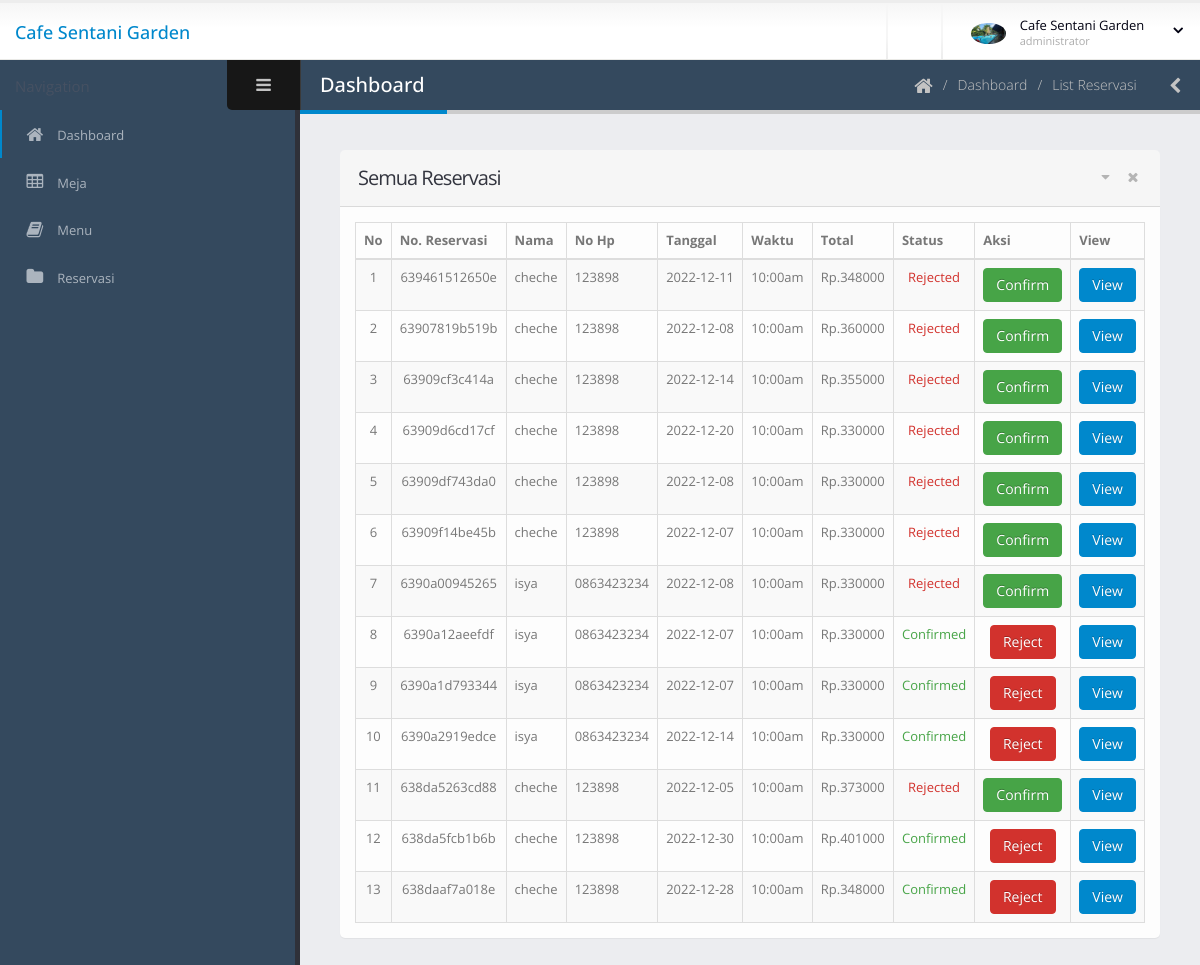
The page /dashboard/index.php (signed in) on the database its author committed.
### tables this page shows
CREATE TABLE IF NOT EXISTS `reservasi` (
  `id` int NOT NULL AUTO_INCREMENT,
  `booking_id` varchar(200) DEFAULT NULL,
  `res_id` int DEFAULT NULL,
  `c_id` int DEFAULT NULL,
  `make_date` date DEFAULT NULL,
  `make_time` varchar(50) DEFAULT NULL,
  `name` varchar(50) DEFAULT NULL,
  `phone` varchar(100) DEFAULT NULL,
  `booking_date` date DEFAULT NULL,
  `booking_time` varchar(30) DEFAULT NULL,
  `bill` float DEFAULT NULL,
  `layout` varchar(255) DEFAULT NULL,
  `catatan` varchar(500) DEFAULT NULL,
  `transactionid` varchar(100) DEFAULT NULL,
  `status` int NOT NULL DEFAULT '0' COMMENT '0- reject, 1-confirmed',
  `reject` int DEFAULT '0',
  PRIMARY KEY (`id`)
);

### dashboard/index.php (the view, shortened to what this page needs)
<?php include 'template/header.php';
?>
<body>
	<section class="body">
		<?php include 'template/top-bar.php'; ?>
		<div class="inner-wrapper">
			<?php include 'template/left-bar.php'; ?>
			<section role="main" class="content-body">
				<header class="page-header">
					<h2>Dashboard</h2>
					<div class="right-wrapper pull-right">
						<ol class="breadcrumbs">
							<li>
								<a href="index.php">
									<i class="fa fa-home"></i>
								</a>
							</li>
							<li><span>Dashboard</span></li>
							<li><span>List Reservasi</span></li>
						</ol>
						<a class="sidebar-right-toggle" data-open="sidebar-right"><i class="fa fa-chevron-left"></i></a>
					</div>
				</header>
				<section class="panel">
					<header class="panel-heading">
						<div class="panel-actions">
							<a href="#" class="fa fa-caret-down"></a>
							<a href="#" class="fa fa-times"></a>
						</div>
						<h2 class="panel-title">Semua Reservasi</h2>
					</header>
					<div class="panel-body">
						<table class="table table-bordered table-striped mb-none" id="datatable" data-swf-path="assets/vendor/jquery-datatables/extras/TableTools/swf/copy_csv_xls_pdf.swf">
							<thead>
								<tr>
									<th>No</th>
									<th>No. Reservasi</th>
									<th>Nama</th>
									<th>No Hp</th>
									<th>Tanggal</th>
									<th>Waktu</th>
									<th>Total</th>
									<th class="hidden-phone">Status</th>
									<th class="hidden-phone">Aksi</th>
									<th class="hidden-phone">View</th>
								</tr>
							</thead>
							<tbody>
								<?php
								$count = 1;
								$con = connect();
								$res_id = $_SESSION['id'];
								$sql = "SELECT * FROM `reservasi` WHERE res_id = '$res_id'  ORDER BY make_date DESC;";
								$result = $con->query($sql);
								foreach ($result as $r) {
								?>
									<tr class="gradeX">
										<td class="center hidden-phone"><?php echo $count; ?></td>
										<td class="center hidden-phone"><?php echo $r['booking_id']; ?></td>
										<td><?php echo $r['name']; ?></td>
										<td><?php echo $r['phone']; ?></td>
										<td><?php echo $r['booking_date']; ?></td>
										<td><?php echo $r['booking_time']; ?></td>
										<td>Rp.<?php echo $r['bill']; ?> </td>
										<td class="center hidden-phone">
											<?php
											$status = $r['status'];
											if ($status == 0) {
											?>
												<p class="text-danger">Rejected</p>
											<?php } else { ?>
												<p class="text-success">Confirmed</p>
											<?php } ?>
										</td>
										<td class="center hidden-phone">
											<?php
											if ($status == 1) {
											?>
												<a href="approve-reject.php?breject_id=<?php echo $r['id']; ?>&booking-number=<?php echo $r['booking_id']; ?>" class="btn btn-danger" onclick="if (!Done()) return false; ">Reject</a>
											<?php } else { ?>
												<a href="approve-reject.php?bapprove_id=<?php echo $r['id']; ?>&booking-number=<?php echo $r['booking_id']; ?>" class="btn btn-success" onclick="if (!Done()) return false; ">Confirm</a>
											<?php } ?>
										</td>
										<td class="center hidden-phone">
											<a href="invoice.php?booking-number=<?php echo $r['booking_id']; ?>" class="btn btn-primary">View</a>
										</td>
									</tr>
								<?php $count++;
								} ?>
							</tbody>
						</table>
					</div>
				</section>
			</section>
		</div>
	</section>
</body>
</html>

### dashboard/assets/stylesheets/skins/default.css (style rules this page uses)
a, .btn-link { color: #0088cc; }
body .btn-primary { color: #ffffff; text-shadow: 0 -1px 0 rgba(0, 0, 0, 0.25); background-color: #0088cc; border-color: #0088cc; }
body .btn-success { color: #ffffff; text-shadow: 0 -1px 0 rgba(0, 0, 0, 0.25); background-color: #47a447; border-color: #47a447; }
body .btn-danger { color: #ffffff; text-shadow: 0 -1px 0 rgba(0, 0, 0, 0.25); background-color: #d2322d; border-color: #d2322d; }
.page-header h2 { border-bottom-color: #0088cc; }

### rows shown on the page
reservasi: booking "639461512650e", name "cheche", phone "123898", booking_date "2022-12-11", booking_time "10:00am", bill "348000", status "Rejected"
reservasi: booking "63907819b519b", name "cheche", phone "123898", booking_date "2022-12-08", booking_time "10:00am", bill "360000", status "Rejected"
reservasi: booking "63909cf3c414a", name "cheche", phone "123898", booking_date "2022-12-14", booking_time "10:00am", bill "355000", status "Rejected"
reservasi: booking "63909d6cd17cf", name "cheche", phone "123898", booking_date "2022-12-20", booking_time "10:00am", bill "330000", status "Rejected"
reservasi: booking "63909df743da0", name "cheche", phone "123898", booking_date "2022-12-08", booking_time "10:00am", bill "330000", status "Rejected"
reservasi: booking "63909f14be45b", name "cheche", phone "123898", booking_date "2022-12-07", booking_time "10:00am", bill "330000", status "Rejected"
reservasi: booking "6390a00945265", name "isya", phone "0863423234", booking_date "2022-12-08", booking_time "10:00am", bill "330000", status "Rejected"
reservasi: booking "6390a12aeefdf", name "isya", phone "0863423234", booking_date "2022-12-07", booking_time "10:00am", bill "330000", status "Confirmed"
reservasi: booking "6390a1d793344", name "isya", phone "0863423234", booking_date "2022-12-07", booking_time "10:00am", bill "330000", status "Confirmed"
reservasi: booking "6390a2919edce", name "isya", phone "0863423234", booking_date "2022-12-14", booking_time "10:00am", bill "330000", status "Confirmed"
reservasi: booking "638da5263cd88", name "cheche", phone "123898", booking_date "2022-12-05", booking_time "10:00am", bill "373000", status "Rejected"
reservasi: booking "638da5fcb1b6b", name "cheche", phone "123898", booking_date "2022-12-30", booking_time "10:00am", bill "401000", status "Confirmed"
reservasi: booking "638daaf7a018e", name "cheche", phone "123898", booking_date "2022-12-28", booking_time "10:00am", bill "348000", status "Confirmed"

### other values the page prints
$_SESSION['name'] "Cafe Sentani Garden"
